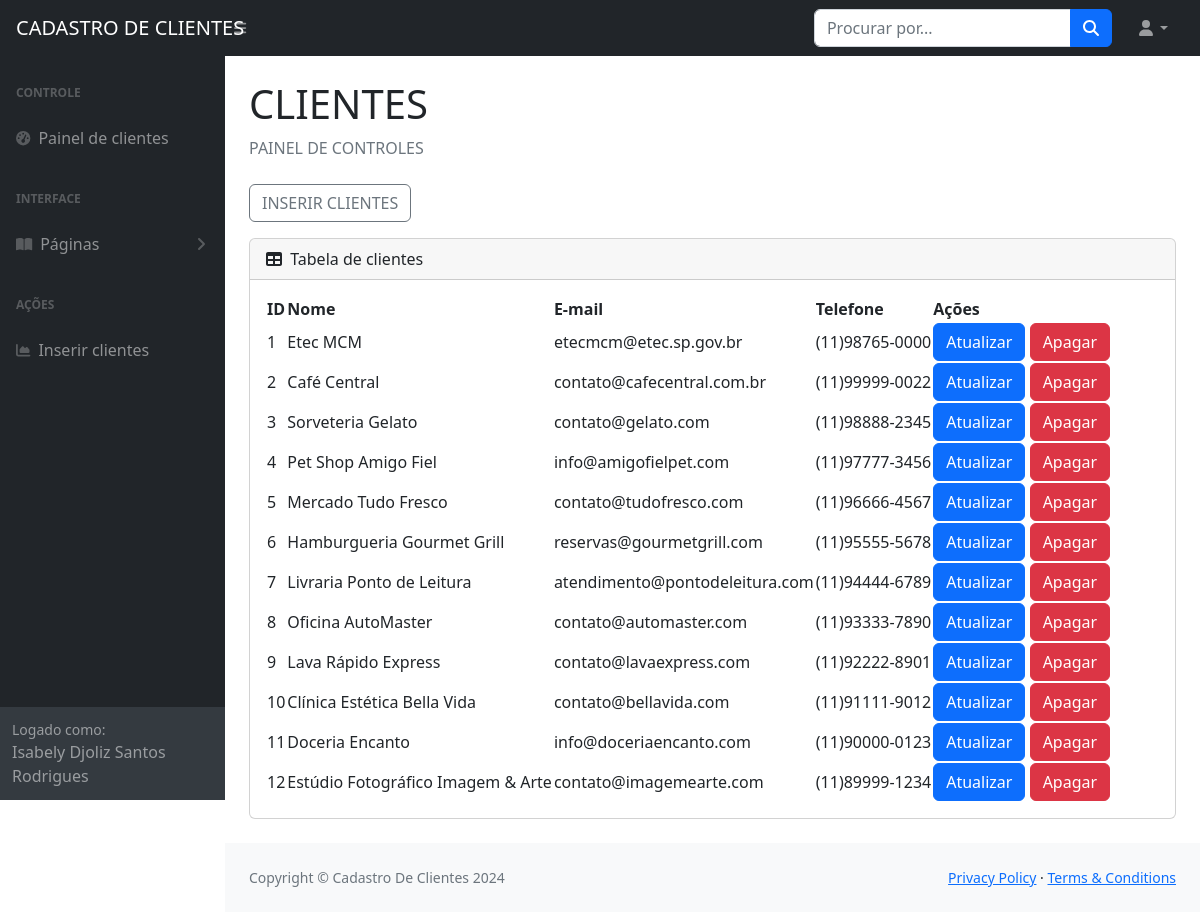
Page /Painel/index.php (signed in) on the committed database.
### tables this page shows
CREATE TABLE `clientes` (
  `id_cliente` int(11) NOT NULL,
  `nome_cliente` varchar(255) NOT NULL,
  `email_cliente` varchar(255) NOT NULL,
  `telefone` varchar(255) NOT NULL
);

### Painel/index.php (the view, shortened to what this page needs)
<?php
    include 'conecta.php';
    include 'menu.php';
?>
<div id="layoutSidenav_content">
    <main>
        <div class="container-fluid px-4">
            <h1 class="mt-4">CLIENTES</h1>
            <ol class="breadcrumb mb-4">
                <li class="breadcrumb-item active">PAINEL DE CONTROLES</li>
            </ol>
            <a href='form_insere_clientes.php'><button class='btn btn-outline-secondary'
                    style="margin-bottom: 1rem;">INSERIR CLIENTES</button></a>
            <div class="card mb-4">
                <div class="card-header">
                    <i class="fas fa-table me-1"></i>
                    Tabela de clientes
                </div>
                <div class="card-body">
                    <table id="datatablesSimple">
                        <thead>
                            <tr>
                                <th scope="col">ID</th>
                                <th scope="col">Nome</th>
                                <th scope="col">E-mail</th>
                                <th scope="col">Telefone</th>
                                <th scope="col">Ações</th>
                            </tr>
                        </thead>
                        <tbody>
                            <?php
                            $sql = "SELECT * FROM clientes";
                            $consulta = $conexao->query($sql);
                            while ($dados = $consulta->fetch_assoc()) {
                                echo "<tr>";
                                echo "<td>" . $dados['id_cliente'] . "</td>";
                                echo "<td>" . $dados['nome_cliente'] . "</td>";
                                echo "<td>" . $dados['email_cliente'] . "</td>";
                                echo "<td>" . $dados['telefone'] . "</td>";
                                echo "<td>
                                            <a href='form_atualiza_cliente.php?id_cliente=" . $dados["id_cliente"] . "'><button class='btn btn-primary'>Atualizar</button></a>
                                            <a href='apaga_cliente.php?id_cliente=" . $dados["id_cliente"] . "'><button class='btn btn-danger' onclick='return confirmDelete()'>Apagar</button></a>
                                    </td>";
                                echo "</tr>";
                            }
                            ?>
                        </tbody>
                    </table>
                </div>
            </div>
        </div>
    </main>
    <footer class="py-4 bg-light mt-auto">
        <div class="container-fluid px-4">
            <div class="d-flex align-items-center justify-content-between small">
                <div class="text-muted">Copyright &copy; Cadastro De Clientes 2024</div>
                <div>
                    <a href="#">Privacy Policy</a>
                    &middot;
                    <a href="#">Terms &amp; Conditions</a>
                </div>
            </div>
        </div>
    </footer>
</div>
</div>
</body>
</html>

### Painel/menu.php (shortened to what this page needs)
<!DOCTYPE html>
<html lang="en">
<head>
    <link href="https://cdn.jsdelivr.net/npm/simple-datatables@7.1.2/dist/style.min.css" rel="stylesheet" />
    <link href="css/styles.css" rel="stylesheet" />
</head>
<body class="sb-nav-fixed">
    <nav class="sb-topnav navbar navbar-expand navbar-dark bg-dark">
        <a class="navbar-brand ps-3" href="index.php">CADASTRO DE CLIENTES</a>
        <button class="btn btn-link btn-sm order-1 order-lg-0 me-4 me-lg-0" id="sidebarToggle" href="#!"><i
                class="fas fa-bars"></i></button>
        <form class="d-none d-md-inline-block form-inline ms-auto me-0 me-md-3 my-2 my-md-0">
            <div class="input-group">
                <input class="form-control" type="text" placeholder="Procurar por..." aria-label="Search for..."
                    aria-describedby="btnNavbarSearch" />
                <button class="btn btn-primary" id="btnNavbarSearch" type="button"><i
                        class="fas fa-search"></i></button>
            </div>
        </form>
        <ul class="navbar-nav ms-auto ms-md-0 me-3 me-lg-4">
            <li class="nav-item dropdown">
                <a class="nav-link dropdown-toggle" id="navbarDropdown" href="#" role="button" data-bs-toggle="dropdown"
                    aria-expanded="false"><i class="fas fa-user fa-fw"></i></a>
            </li>
        </ul>
    </nav>
    <div id="layoutSidenav">
        <div id="layoutSidenav_nav">
            <nav class="sb-sidenav accordion sb-sidenav-dark" id="sidenavAccordion">
                <div class="sb-sidenav-menu">
                    <div class="nav">
                        <div class="sb-sidenav-menu-heading">Controle</div>
                        <a class="nav-link" href="index.php">
                            <div class="sb-nav-link-icon"><i class="fas fa-tachometer-alt"></i></div>
                            Painel de clientes
                        </a>
                        <div class="sb-sidenav-menu-heading">Interface</div>
                        <a class="nav-link collapsed" href="#" data-bs-toggle="collapse" data-bs-target="#collapsePages"
                            aria-expanded="false" aria-controls="collapsePages">
                            <div class="sb-nav-link-icon"><i class="fas fa-book-open"></i></div>
                            Páginas
                            <div class="sb-sidenav-collapse-arrow"><i class="fas fa-angle-down"></i></div>
                        </a>
                        <div class="sb-sidenav-menu-heading">Ações</div>
                        <a class="nav-link" href="form_insere_clientes.php">
                            <div class="sb-nav-link-icon"><i class="fas fa-chart-area"></i></div>
                            Inserir clientes
                        </a>
                    </div>
                </div>
                <div class="sb-sidenav-footer">
                    <div class="small">Logado como:</div>
                    <?php echo $_SESSION['nome']; ?>
                </div>
            </nav>
        </div>

### rows in the picture
clientes: id_cliente "1", nome_cliente "Etec MCM", email_cliente "etecmcm@etec.sp.gov.br", telefone "(11)98765-0000"
clientes: id_cliente "2", nome_cliente "Café Central", email_cliente "contato@cafecentral.com.br", telefone "(11)99999-0022"
clientes: id_cliente "3", nome_cliente "Sorveteria Gelato", email_cliente "contato@gelato.com", telefone "(11)98888-2345"
clientes: id_cliente "4", nome_cliente "Pet Shop Amigo Fiel", email_cliente "info@amigofielpet.com", telefone "(11)97777-3456"
clientes: id_cliente "5", nome_cliente "Mercado Tudo Fresco", email_cliente "contato@tudofresco.com", telefone "(11)96666-4567"
clientes: id_cliente "6", nome_cliente "Hamburgueria Gourmet Grill", email_cliente "reservas@gourmetgrill.com", telefone "(11)95555-5678"
clientes: id_cliente "7", nome_cliente "Livraria Ponto de Leitura", email_cliente "atendimento@pontodeleitura.com", telefone "(11)94444-6789"
clientes: id_cliente "8", nome_cliente "Oficina AutoMaster", email_cliente "contato@automaster.com", telefone "(11)93333-7890"
clientes: id_cliente "9", nome_cliente "Lava Rápido Express", email_cliente "contato@lavaexpress.com", telefone "(11)92222-8901"
clientes: id_cliente "10", nome_cliente "Clínica Estética Bella Vida", email_cliente "contato@bellavida.com", telefone "(11)91111-9012"
clientes: id_cliente "11", nome_cliente "Doceria Encanto", email_cliente "info@doceriaencanto.com", telefone "(11)90000-0123"
clientes: id_cliente "12", nome_cliente "Estúdio Fotográfico Imagem & Arte", email_cliente "contato@imagemearte.com", telefone "(11)89999-1234"

### other values in the picture
$_SESSION['nome'] "Isabely Djoliz Santos Rodrigues"
